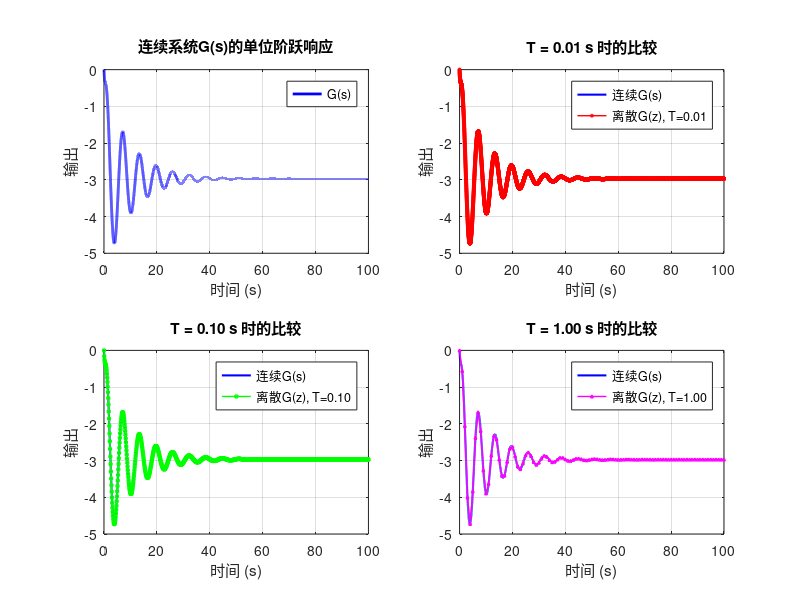

Write the MATLAB code that produced this figure. (Note: this script raises an error after producing the figure.)
clear all; close all; clc;

%% 参数设置
last_digit = 9;

% 定义连续系统传递函数 G(s)
num_s = [-2, 3, -last_digit];  % 分子: -2s^2 + 3s - 学号最后一位
den_s = [1, 3.2, 1.61, 3.03]; % 分母: s^3 + 3.2s^2 + 1.61s + 3.03

% 创建连续传递函数
G_s = tf(num_s, den_s);

fprintf('连续系统传递函数 G(s):\n');
G_s

%% 不同采样周期的离散化
T_values = [0.01, 0.1, 1];  % 三种不同的采样周期

% 存储离散化结果
G_z = cell(length(T_values), 1);

fprintf('\n=== 使用不同采样周期进行离散化 ===\n');

for i = 1:length(T_values)
    T = T_values(i);
    
    % 使用零阶保持器(ZOH)进行离散化
    G_z{i} = c2d(G_s, T, 'zoh');
    
    fprintf('\n采样周期 T = %.2f 时的离散传递函数 G(z):\n', T);
    G_z{i}
end

%% 绘制单位阶跃响应曲线
figure('Position', [100, 100, 1200, 800]);

% 时间向量设置
t_continuous = 0:0.001:100;  % 连续时间
t_discrete = cell(length(T_values), 1);

% 计算连续系统的单位阶跃响应
[y_continuous, t_cont] = step(G_s, t_continuous);

% 绘制连续系统响应
subplot(2, 2, 1);
plot(t_cont, y_continuous, 'b-', 'LineWidth', 2);
grid on;
title('连续系统G(s)的单位阶跃响应');
xlabel('时间 (s)');
ylabel('输出');
legend('G(s)', 'Location', 'best');

% 绘制不同采样周期的离散系统响应
colors = {'r-o', 'g-s', 'm-^'};
line_styles = {'-', '--', ':'};

for i = 1:length(T_values)
    T = T_values(i);
    
    % 离散时间向量
    t_discrete{i} = 0:T:100;
    
    % 计算离散系统的单位阶跃响应
    [y_discrete, t_disc] = step(G_z{i}, t_discrete{i});
    
    % 绘制单独的离散响应
    subplot(2, 2, i+1);
    plot(t_cont, y_continuous, 'b-', 'LineWidth', 1.5); hold on;
    plot(t_disc, y_discrete, colors{i}, 'LineWidth', 1, 'MarkerSize', 2);
    grid on;
    title(sprintf('T = %.2f s 时的比较', T));
    xlabel('时间 (s)');
    ylabel('输出');
    legend('连续G(s)', sprintf('离散G(z), T=%.2f', T), 'Location', 'best');
    hold off;
end

% 调整子图布局
sgtitle('连续系统与离散系统的单位阶跃响应比较');

%% 绘制所有系统在同一图中的比较
figure('Position', [200, 200, 1000, 600]);

% 绘制连续系统
plot(t_cont, y_continuous, 'b-', 'LineWidth', 3);
hold on;

% 绘制所有离散系统
for i = 1:length(T_values)
    T = T_values(i);
    t_discrete{i} = 0:T:100;
    [y_discrete, t_disc] = step(G_z{i}, t_discrete{i});
    
    plot(t_disc, y_discrete, colors{i}, 'LineWidth', 1, 'MarkerSize', 2);
end

grid on;
title('连续系统与不同采样周期离散系统的单位阶跃响应比较');
xlabel('时间 (s)');
ylabel('输出');
legend('连续G(s)', 'T=0.01s', 'T=0.1s', 'T=1s', 'Location', 'best');
hold off;

fprintf('\n程序执行完成！\n');
